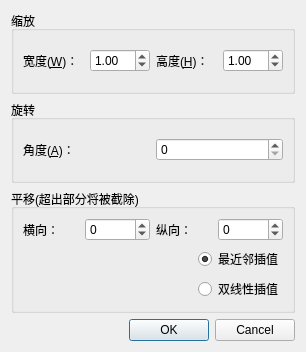
<?xml version="1.0" encoding="UTF-8"?>
<ui version="4.0">
 <class>SpaceAlter</class>
 <widget class="QDialog" name="SpaceAlter">
  <property name="geometry">
   <rect>
    <x>0</x>
    <y>0</y>
    <width>306</width>
    <height>352</height>
   </rect>
  </property>
  <property name="windowTitle">
   <string>空间变换</string>
  </property>
  <layout class="QVBoxLayout" name="verticalLayout_5">
   <item>
    <widget class="QGroupBox" name="groupBox">
     <property name="title">
      <string>缩放</string>
     </property>
     <layout class="QVBoxLayout" name="verticalLayout">
      <item>
       <layout class="QHBoxLayout" name="horizontalLayout">
        <item>
         <widget class="QLabel" name="_widthLab">
          <property name="text">
           <string>宽度(&amp;W)：</string>
          </property>
          <property name="buddy">
           <cstring>_widthEdit</cstring>
          </property>
         </widget>
        </item>
        <item>
         <widget class="QDoubleSpinBox" name="_widthEdit">
          <property name="decimals">
           <number>2</number>
          </property>
          <property name="minimum">
           <double>0.010000000000000</double>
          </property>
          <property name="maximum">
           <double>2.000000000000000</double>
          </property>
          <property name="singleStep">
           <double>0.100000000000000</double>
          </property>
          <property name="value">
           <double>1.000000000000000</double>
          </property>
         </widget>
        </item>
        <item>
         <widget class="QLabel" name="_heightLab">
          <property name="text">
           <string>高度(&amp;H)：</string>
          </property>
          <property name="buddy">
           <cstring>_heightEdit</cstring>
          </property>
         </widget>
        </item>
        <item>
         <widget class="QDoubleSpinBox" name="_heightEdit">
          <property name="decimals">
           <number>2</number>
          </property>
          <property name="minimum">
           <double>0.010000000000000</double>
          </property>
          <property name="maximum">
           <double>2.000000000000000</double>
          </property>
          <property name="singleStep">
           <double>0.100000000000000</double>
          </property>
          <property name="value">
           <double>1.000000000000000</double>
          </property>
         </widget>
        </item>
       </layout>
      </item>
     </layout>
    </widget>
   </item>
   <item>
    <widget class="QGroupBox" name="groupBox_2">
     <property name="title">
      <string>旋转</string>
     </property>
     <layout class="QVBoxLayout" name="verticalLayout_2">
      <item>
       <layout class="QHBoxLayout" name="horizontalLayout_2">
        <item>
         <widget class="QLabel" name="_angleLab">
          <property name="text">
           <string>角度(&amp;A)：</string>
          </property>
          <property name="buddy">
           <cstring>_angleEdit</cstring>
          </property>
         </widget>
        </item>
        <item>
         <widget class="QSpinBox" name="_angleEdit">
          <property name="maximum">
           <number>359</number>
          </property>
         </widget>
        </item>
       </layout>
      </item>
     </layout>
    </widget>
   </item>
   <item>
    <widget class="QGroupBox" name="groupBox_3">
     <property name="title">
      <string>平移(超出部分将被截除)</string>
     </property>
     <layout class="QVBoxLayout" name="verticalLayout_3">
      <item>
       <layout class="QHBoxLayout" name="horizontalLayout_3">
        <item>
         <widget class="QLabel" name="_deltaXLab">
          <property name="text">
           <string>横向：</string>
          </property>
          <property name="buddy">
           <cstring>_deltaXEdit</cstring>
          </property>
         </widget>
        </item>
        <item>
         <widget class="QSpinBox" name="_deltaXEdit">
          <property name="minimum">
           <number>-99999</number>
          </property>
          <property name="maximum">
           <number>99999</number>
          </property>
         </widget>
        </item>
        <item>
         <widget class="QLabel" name="_deltaYLab">
          <property name="text">
           <string>纵向：</string>
          </property>
          <property name="buddy">
           <cstring>_deltaYEdit</cstring>
          </property>
         </widget>
        </item>
        <item>
         <widget class="QSpinBox" name="_deltaYEdit">
          <property name="minimum">
           <number>-99999</number>
          </property>
          <property name="maximum">
           <number>99999</number>
          </property>
         </widget>
        </item>
       </layout>
      </item>
      <item>
       <layout class="QHBoxLayout" name="horizontalLayout_4">
        <item>
         <spacer name="horizontalSpacer">
          <property name="orientation">
           <enum>Qt::Horizontal</enum>
          </property>
          <property name="sizeHint" stdset="0">
           <size>
            <width>40</width>
            <height>20</height>
           </size>
          </property>
         </spacer>
        </item>
        <item>
         <layout class="QVBoxLayout" name="verticalLayout_4">
          <item>
           <widget class="QRadioButton" name="_nearType">
            <property name="text">
             <string>最近邻插值</string>
            </property>
            <property name="checked">
             <bool>true</bool>
            </property>
           </widget>
          </item>
          <item>
           <widget class="QRadioButton" name="radioButton_2">
            <property name="text">
             <string>双线性插值</string>
            </property>
           </widget>
          </item>
         </layout>
        </item>
       </layout>
      </item>
     </layout>
    </widget>
   </item>
   <item>
    <widget class="QDialogButtonBox" name="_buttonBox">
     <property name="orientation">
      <enum>Qt::Horizontal</enum>
     </property>
     <property name="standardButtons">
      <set>QDialogButtonBox::Cancel|QDialogButtonBox::Ok</set>
     </property>
     <property name="centerButtons">
      <bool>false</bool>
     </property>
    </widget>
   </item>
  </layout>
 </widget>
 <tabstops>
  <tabstop>_widthEdit</tabstop>
  <tabstop>_heightEdit</tabstop>
  <tabstop>_angleEdit</tabstop>
  <tabstop>_deltaXEdit</tabstop>
  <tabstop>_deltaYEdit</tabstop>
  <tabstop>_nearType</tabstop>
  <tabstop>radioButton_2</tabstop>
 </tabstops>
 <resources/>
 <connections>
  <connection>
   <sender>_buttonBox</sender>
   <signal>accepted()</signal>
   <receiver>SpaceAlter</receiver>
   <slot>accept()</slot>
   <hints>
    <hint type="sourcelabel">
     <x>254</x>
     <y>345</y>
    </hint>
    <hint type="destinationlabel">
     <x>157</x>
     <y>274</y>
    </hint>
   </hints>
  </connection>
  <connection>
   <sender>_buttonBox</sender>
   <signal>rejected()</signal>
   <receiver>SpaceAlter</receiver>
   <slot>reject()</slot>
   <hints>
    <hint type="sourcelabel">
     <x>313</x>
     <y>345</y>
    </hint>
    <hint type="destinationlabel">
     <x>286</x>
     <y>274</y>
    </hint>
   </hints>
  </connection>
 </connections>
</ui>
